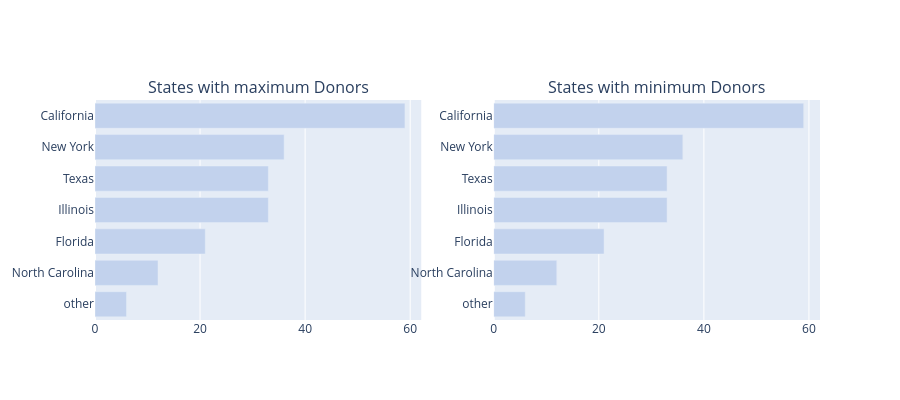

This figure's notebook cell:
### Code cell
def bar_hor(df, col, title, color, w=None, h=None, lm=0, limit=100, return_trace=False, rev=False):
    cnt_srs = df[col].value_counts()
    yy = cnt_srs.head(limit).index[::-1] 
    xx = cnt_srs.head(limit).values[::-1] 
    if rev:
        yy = cnt_srs.tail(limit).index[::-1] 
        xx = cnt_srs.tail(limit).values[::-1] 
        
    
    trace = go.Bar(y=yy, x=xx, orientation = 'h', marker=dict(color=color))
    if return_trace:
        return trace 
    layout = dict(title=title, margin=dict(l=lm), width=w, height=h)
    data = [trace]
    fig = go.Figure(data=data, layout=layout)
    iplot(fig)

def bar_hor_noagg(x, y, title, color, w=None, h=None, lm=0, limit=100, rt=False):
    trace = go.Bar(y=x, x=y, orientation = 'h', marker=dict(color=color))
    if rt:
        return trace
    layout = dict(title=title, margin=dict(l=lm), width=w, height=h)
    data = [trace]
    fig = go.Figure(data=data, layout=layout)
    iplot(fig)


def bar_ver_noagg(x, y, title, color, w=None, h=None, lm=0, rt = False):
    trace = go.Bar(y=y, x=x, marker=dict(color=color))
    if rt:
        return trace
    layout = dict(title=title, margin=dict(l=lm), width=w, height=h)
    data = [trace]
    fig = go.Figure(data=data, layout=layout)
    iplot(fig)

    
trace1 = bar_hor(donors_df, 'Donor City', "Top Cities with maximum Donors", '#c2d2ed', 500, 400, 200, limit = 10, return_trace=True)
trace2 = bar_hor(donors_df, 'Donor State', "Top States with maximum Donors", '#c2d2ed', 500, 400, 200, limit = 10, return_trace=True)
trace4 = bar_hor(donors_df, 'Donor State', "Top States with maximum Donors", '#c2d2ed', 600, 400, 200, limit = 10, return_trace=True, rev=True)


fig = tools.make_subplots(rows=1, cols=2, print_grid=False, subplot_titles = ['States with maximum Donors','States with minimum Donors'])
# fig = tools.make_subplots(rows=2, cols=2, specs=[[{}, {}], [{'colspan': 2}, None]], print_grid=False, subplot_titles = ['States with maximum Donors','States with minimum Donors', 'Cities with maximum Donors'])
fig.append_trace(trace2, 1, 1);
fig.append_trace(trace4, 1, 2);
# fig.append_trace(trace1, 2, 1);

fig['layout'].update(height=400, showlegend=False);
iplot(fig);

### Figure 1 — Plotly figure (JSON) as saved in the notebook; plotly's stock layout.template omitted (floating-point values rounded to 4 significant figures)
{"data": [{"marker": {"color": "#c2d2ed"}, "orientation": "h", "type": "bar", "x": [6, 12, 21, 33, 33, 36, 59], "xaxis": "x", "y": ["other", "North Carolina", "Florida", "Illinois", "Texas", "New York", "California"], "yaxis": "y"}, {"marker": {"color": "#c2d2ed"}, "orientation": "h", "type": "bar", "x": [6, 12, 21, 33, 33, 36, 59], "xaxis": "x2", "y": ["other", "North Carolina", "Florida", "Illinois", "Texas", "New York", "California"], "yaxis": "y2"}], "layout": {"annotations": [{"font": {"size": 16}, "showarrow": false, "text": "States with maximum Donors", "x": 0.225, "xanchor": "center", "xref": "paper", "y": 1, "yanchor": "bottom", "yref": "paper"}, {"font": {"size": 16}, "showarrow": false, "text": "States with minimum Donors", "x": 0.775, "xanchor": "center", "xref": "paper", "y": 1, "yanchor": "bottom", "yref": "paper"}], "height": 400, "showlegend": false, "xaxis": {"anchor": "y", "domain": [0, 0.45]}, "xaxis2": {"anchor": "y2", "domain": [0.55, 1]}, "yaxis": {"anchor": "x", "domain": [0, 1]}, "yaxis2": {"anchor": "x2", "domain": [0, 1]}}}
